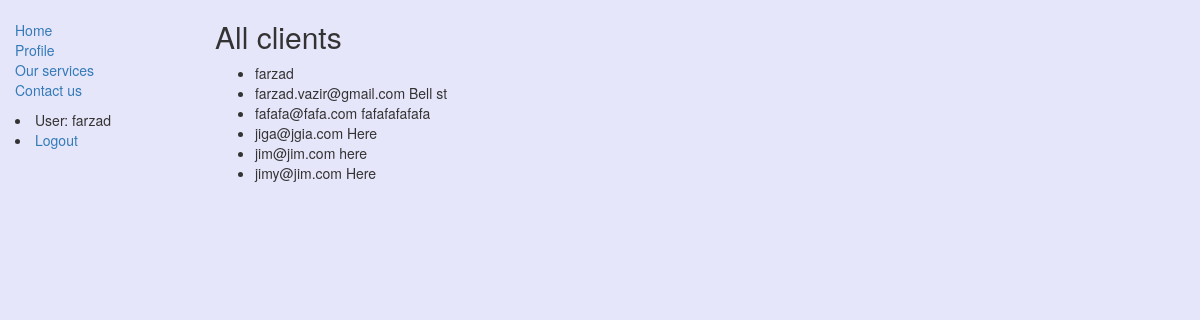
Before: /user_details/ (signed in) with the older database file.
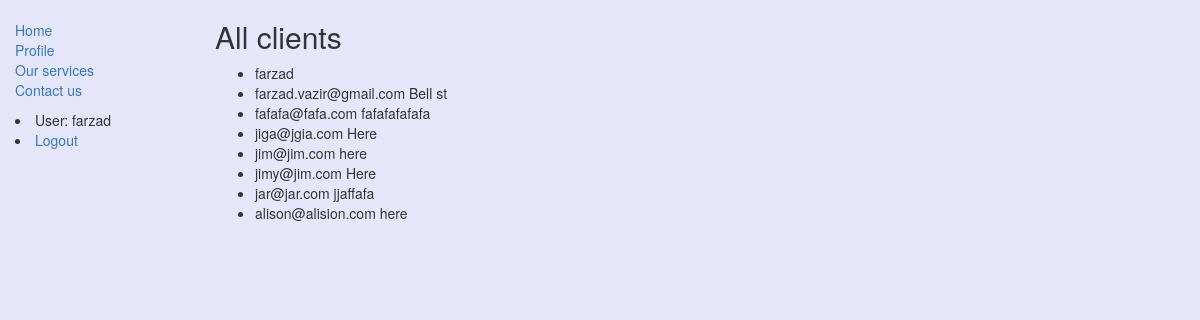
After: the same page with the newer database file.
### doggroomer/models.py (models this page shows, shortened)
class Profile(models.Model):
    user = models.OneToOneField(User, on_delete=models.CASCADE)
    full_name = models.CharField(max_length=50)
    address = models.CharField(max_length=300, blank=False)
    phone = models.CharField(max_length=10, null=True, blank=True)

### doggroomer/views.py (the view)
# urls.py: path('user_details/', views.users_details, name='user_details'),
@permission_required('is_superuser')
def users_details(request):
    return render(request, 'users_details.html', context={'profiles': Profile.objects.all()})

### doggroomer/templates/users_details.html
{% extends 'base_generic.html' %}
{% block content %}
  <h2>All clients</h2>
    <ul>
        {% for profile in profiles %}
            <li> {{ profile.user }}  {{ profile.home_phone }}  {{ profile.address }}</li>
        {% endfor %}
    </ul>
{% endblock %}

Changed rows visible on the page:
added Profile: user "jar@jar.com", address "jjaffafa"
added Profile: user "alison@alision.com", address "here"
